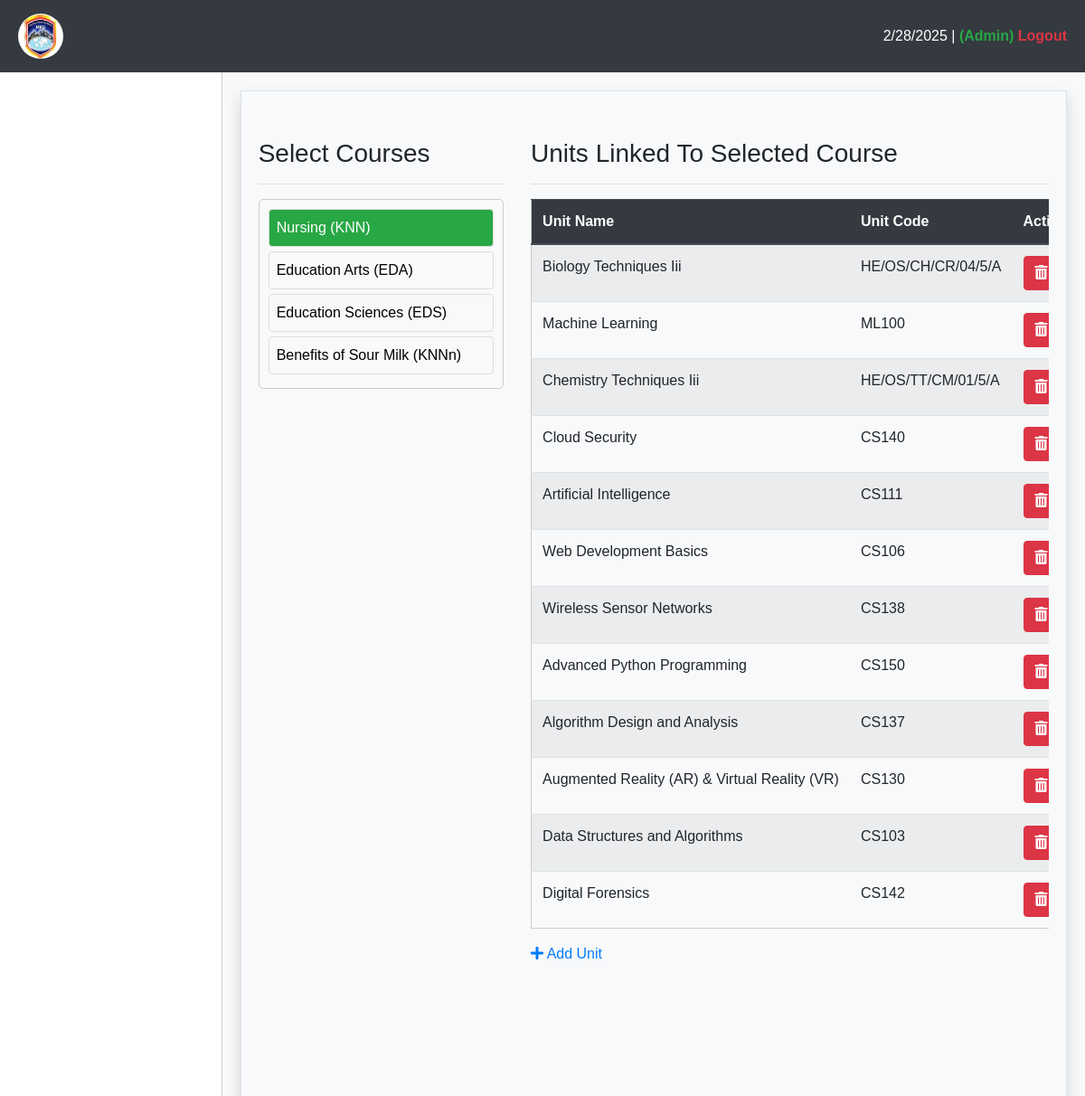
Page /base/course/units/view/ on the committed database.
### reports/models.py (models this page shows, shortened)
class Course(models.Model):
    course_code = models.CharField(max_length=20, null=True, unique=True)
    course_name = models.CharField(max_length=200, null=True)
    updated = models.DateTimeField(auto_now=True, null=True)
    created = models.DateTimeField(auto_now_add=True, null=True)

class CourseUnit(models.Model):
    course = models.ForeignKey(Course, on_delete=models.CASCADE)
    unit = models.ForeignKey(Unit, on_delete=models.CASCADE)

class Unit(models.Model):
    unit_code = models.CharField(max_length=20, null=True, unique=True)
    unit_name = models.CharField(max_length=200, null=True)
    teaching_hrs_per_class = models.PositiveIntegerField(null=True)
    teaching_hrs_week = models.PositiveIntegerField(null=True)
    teaching_hrs_term = models.PositiveIntegerField(null=True)
    updated = models.DateTimeField(auto_now=True, null=True)
    created = models.DateTimeField(auto_now_add=True, null=True)
    class Meta:
        ordering = ["unit_name"]

### base/views.py (the view)
# urls.py: path('course/units/view/', views.course_units_view, name='admin-course-units-url'),
def course_units_view(request):
    courses = Course.objects.all
    course_units = CourseUnit.objects.all()
    units = Unit.objects.all()
    context = {"courses": courses, "course_units": course_units, "units": units}
    return render(request, "base/course_units/courses_units.html", context)

### reports/context_processors.py (called while the page is built, shortened)
def remaining_days(request):
    if request.user.is_authenticated:
        try:
            series = Series.objects.get(is_active=True)
            today = datetime.today().date()
            end_date = series.end_date
            remaining = abs((end_date - today).days)
            return {"remaining": remaining}
        except Series.DoesNotExist:
            return {"remaining": 0}
    else:
        return {"remaining": 0}

def unit_count(request):
    if request.user.is_authenticated:
        return {"unit_count": Unit.objects.count()}
    else:
        return {"unit_count": 0}

def student_count(request):
    if request.user.is_authenticated:
        return {"student_count": StudentExam.objects.count()}
    else:
        return {"student_count": 0}

def course_count(request):
    if request.user.is_authenticated:
        return {"course_count": Course.objects.count()}
    else:
        return {"course_count": 0}

    def process_request(self, request):
        try:
            series = Series.objects.get(is_active=True)
            today = datetime.today().date()
            end_date = series.end_date
            if today > end_date:
                series.is_active = False
                series.save()
        except Series.DoesNotExist:
            series = Series.objects.filter(is_active=False)
            today = datetime.today().date()
            for series in series:
                end_date = series.end_date
                if today < end_date or today == end_date:
                    series.is_active = True
                    series.save()
        return None

    def process_request(self, request):
        return None

    def __call__(self, request):
        user_agent = request.META.get('HTTP_USER_AGENT', '')
        if any(mobile in user_agent for mobile in self.MOBILE_USER_AGENTS):
            return HttpResponseForbidden("Access restricted to desktop users only.")
        return self.get_response(request)

    def process_request(self, request):
        otps = OTP.objects.filter(is_used=False)
        for otp in otps:
            expire_time = otp.expire_time
            if expire_time <= timezone.now():
                otp.is_used = True
                otp.save()
                otp.delete()
        return None

### templates/base/course_units/courses_units.html (shortened to what this page needs)
{% extends "base/main.html" %}
{% block content %}
<div class="container mt-5">
    <form class="row">
        <div class="col-md-4">
            <h3>Select Courses</h3>
            <hr>
            <div class="course-list">
                {% for course in courses %}
                <button type="button" class="course-item {% if forloop.first %}active{% endif %}" onclick="selectCourse('{{ course.id }}', this)">
                    {{ course.course_name }} ({{ course.course_code }})
                </button>
                {% endfor %}
            </div>
        </div>
        <div class="col-md-8">
            <h3 id="title-header">Units Linked To Selected Course</h3>
            <hr>
            <div id="units-container" style="max-height: 800vh; overflow-y: auto;">
                <table class="table table-striped table-hover course-list">
                    <thead class="thead-dark">
                        <tr>
                            <th>Unit Name</th>
                            <th>Unit Code</th>
                            <th>Actions</th>
                        </tr>
                    </thead>
                    <tbody>
                        {% for unit in course_units %}
                        <tr class="unit" data-course="{{ unit.course.id }}" style="display: none;">
                            <td>{{ unit.unit.unit_name }}</td>
                            <td>{{ unit.unit.unit_code }}</td>
                            <td>
                                <button href="{% url 'admin-delete-course-units-url' unit.id %}" class="btn btn-danger delete-btn">
                                    <i class="fas fa-trash-alt"></i>
                                </button>
                            </td>
                        </tr>
                        {% endfor %}
                    </tbody>
                </table>
                <a href="#" id="add-unit-button" style="display: none;">
                    <i class="fas fa-plus"></i>
                    Add Unit
                </a>
            </div>
        </div>
    </form>
</div>
{% endblock %}

### templates/base/main.html (shortened to what this page needs)
{% load static %}
<!DOCTYPE html>
<html lang="en">
<head>
    <link href="https://stackpath.bootstrapcdn.com/bootstrap/4.5.2/css/bootstrap.min.css" rel="stylesheet">
    <link rel="stylesheet" href="https://cdnjs.cloudflare.com/ajax/libs/font-awesome/5.15.4/css/all.min.css">
    <link rel="stylesheet" href="{% static 'base/css/main.css' %}">
</head>
<body>
    <div class="top-nav">
        <div class="logo">
            <img src="{% static 'img/logo.jpeg' %}" alt="Logo">
        </div>
        <div>
            <span id="current-date"></span> |
            <a href="{% url 'admin-profile-url' %}">{{ request.user.last_name }} {{ request.user.first_name }} <span class="text-success">(Admin)</span> </a>
            <a href="{% url 'admin-signout-url' %}" class="text-danger">Logout</a>
        </div>
    </div>
    <div class="main-container">
        <div class="sidebar">
        </div>
        <div class="content">
            <div class="border p-1 shadow" style="min-height: 100vh;">
                {% block content %}
                {% endblock %}
            </div>
        </div>
    </div>
</body>
</html>

### static/base/css/main.css (style rules this page uses)
.table td { white-space: nowrap; overflow: hidden; text-overflow: ellipsis; }

### templates/base/main.html (style rules this page uses)
body, html { height: 100%; margin: 0; font-family: 'Arial', sans-serif; }
.top-nav { background-color: #343a40; color: white; padding: 15px 20px; display: flex; justify-content: space-between; align-items: center; box-shadow: 0px 2px 10px rgba(0, 0, 0, 0.1); }
.top-nav .logo img { width: 50px; height: 50px; border-radius: 50%; }
.top-nav a { color: white; text-decoration: none; font-weight: bold; }
.main-container { display: flex; height: calc(100vh - 70px); overflow: hidden; }
.sidebar { width: 250px; background-color: #fff; padding-top: 20px; height: 100%; border-right: 1px solid #ccc; display: flex; flex-direction: column; box-shadow: 2px 0px 5px rgba(0, 0, 0, 0.1); }
.content { flex-grow: 1; background-color: #f8f9fa; padding: 20px; overflow-y: auto; }

### templates/base/course_units/courses_units.html (style rules this page uses)
.course-list { max-height: 60vh; overflow-y: auto; border: 1px solid #ccc; padding: 10px; border-radius: 5px; }
.course-item { display: block; width: 100%; text-align: left; background: #f8f9fa; border: 1px solid #ddd; padding: 8px; margin-bottom: 5px; border-radius: 4px; cursor: pointer; transition: background 0.3s; }
.course-item.active { background: #28a745; color: white; }

### rows in the picture
Course: course_name "Nursing", course_code "KNN"
Course: course_name "Education Arts", course_code "EDA"
Course: course_name "Education Sciences", course_code "EDS"
Course: course_name "Benefits of Sour Milk", course_code "KNNn"
CourseUnit: unit.unit_name "Biology Techniques Iii", unit.unit_code "HE/OS/CH/CR/04/5/A"
CourseUnit: unit.unit_name "Machine Learning", unit.unit_code "ML100"
CourseUnit: unit.unit_name "Chemistry Techniques Iii", unit.unit_code "HE/OS/TT/CM/01/5/A"
CourseUnit: unit.unit_name "Cloud Security", unit.unit_code "CS140"
CourseUnit: unit.unit_name "Artificial Intelligence", unit.unit_code "CS111"
CourseUnit: unit.unit_name "Web Development Basics", unit.unit_code "CS106"
CourseUnit: unit.unit_name "Wireless Sensor Networks", unit.unit_code "CS138"
CourseUnit: unit.unit_name "Advanced Python Programming", unit.unit_code "CS150"
CourseUnit: unit.unit_name "Algorithm Design and Analysis", unit.unit_code "CS137"
CourseUnit: unit.unit_name "Augmented Reality (AR) & Virtual Reality (VR)", unit.unit_code "CS130"
CourseUnit: unit.unit_name "Data Structures and Algorithms", unit.unit_code "CS103"
CourseUnit: unit.unit_name "Digital Forensics", unit.unit_code "CS142"
